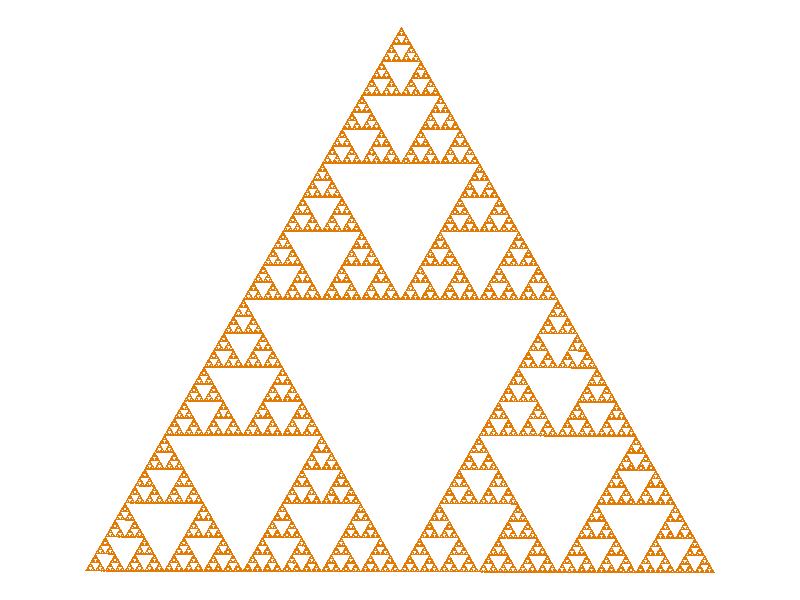

This chart was generated by the following R code: (Note: this script raises an error after producing the figure.)
rm(list = ls())
gc()

library(dplyr)
library(ggplot2)
library(data.table)

#Número de puntos a graficar:
#Number of point to plot
N <- 500000

#Largo de los lados de la imágen final
#Length of sides in final image
size <- 25

#Crear un triangulo equilatero al azar
#Create a equilateral random triangle

##Primero, dos puntos al azar, entre 0 y 1:
##First, two random points, between 0 and 1: 

vertices <- matrix(runif(4), ncol = 2)

##Calcular la distancia entre ambos:
##Get distance between them:
distancia <- dist(vertices)[1]


#Tercer vértice que construya el triangulo equilatero
##Dados los dos primeros puntos, existen dos posibilidades para el tercer punto. Este se elije al azar
#Third vertex to complete equilateral triangle
##Given the first two vertexes, there are two posibilities for the third one. It's randomly selected
tercer.vertice <- 0.5 * colSums(vertices) + sample(c(1, -1), 1) *  sqrt((distancia**2/(diff(vertices[,1])**2 + diff(vertices[,2])**2))-0.25) * c(diff(vertices[,2]), -diff(vertices[,1]))

vertices <- rbind(vertices, tercer.vertice)

#Verifico que sea un triangulo  equilatero:
#Checking that the triangle is equilateral
dist(vertices)


#Generar al azar un punto dentro del triangulo:
#Randomly create a point inside the triangle:
#Source: https://www.cs.princeton.edu/~funk/tog02.pdf
r <- runif(2)
punto.inicial <- (1-sqrt(r[1]))*vertices[1,] + sqrt(r[1]) * (1 - r[2]) * vertices[2,] + (r[2]*sqrt(r[1]))*vertices[3, ]


#Encuentro el punto intermedio entre el punto al azar y un vertice al azar. El proceso se repite las veces indicada:
#Finding the middle point between the random point and one of the vertexes, randomly selected. Repeat the process as many times as it was commanded:

puntos.x <- vector("numeric", N)
puntos.y <- puntos.x

for(i in 1:N){
  cat("\rRepetición", i, "de", N)
  cual.vertice <- sample(1:3, 1)
  punto.inicial <- c(mean(c(vertices[cual.vertice, 1], punto.inicial[1])), mean(c(vertices[cual.vertice, 2], punto.inicial[2])))
  puntos.x[i] <- punto.inicial[1]
  puntos.y[i] <- punto.inicial[2]
}

puntos.nuevos <- data.table(V1 = puntos.x, V2 = puntos.y) %>%
  rbind(vertices)

#Graficar los puntos en un lienzo vacío:
#Plot the points in a empty canvas:

plot.triangulos <-  puntos.nuevos %>%
  ggplot(aes(x = V1, y = V2)) +
  geom_point(colour = "#E27A06", size = 0.01, shape = 17) +
  theme_void() +
  coord_equal()

#Guardado como imagne
#Save as image
ggsave("fractal_triangle.png", plot.triangulos, width = size, height = size, dpi = 800)
